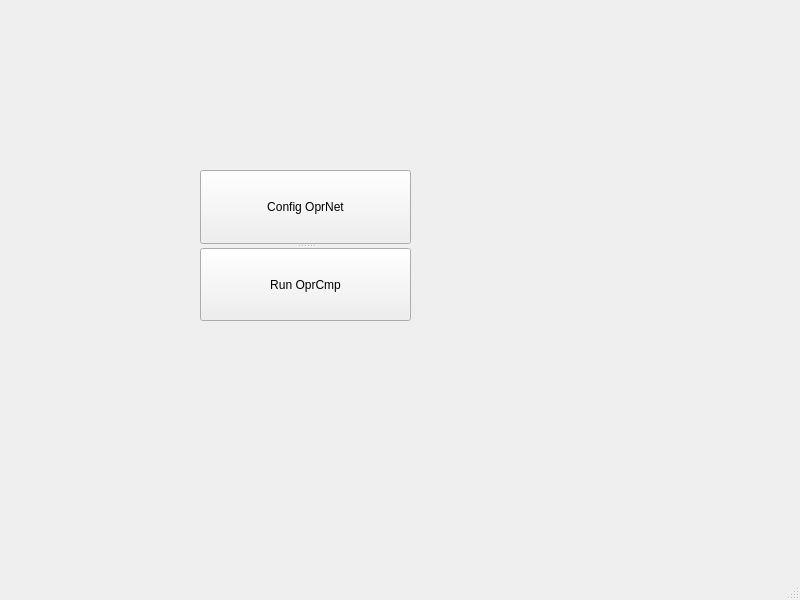
<?xml version="1.0" encoding="UTF-8"?>
<ui version="4.0">
 <class>OprGUI</class>
 <widget class="QMainWindow" name="OprGUI">
  <property name="geometry">
   <rect>
    <x>0</x>
    <y>0</y>
    <width>800</width>
    <height>600</height>
   </rect>
  </property>
  <property name="windowTitle">
   <string>OprGUI</string>
  </property>
  <widget class="QWidget" name="centralwidget">
   <widget class="QSplitter" name="splitter">
    <property name="geometry">
     <rect>
      <x>200</x>
      <y>170</y>
      <width>211</width>
      <height>151</height>
     </rect>
    </property>
    <property name="orientation">
     <enum>Qt::Vertical</enum>
    </property>
    <widget class="QPushButton" name="confOprNet">
     <property name="text">
      <string>Config OprNet</string>
     </property>
    </widget>
    <widget class="QPushButton" name="runOprCmp">
     <property name="text">
      <string>Run OprCmp</string>
     </property>
    </widget>
   </widget>
  </widget>
  <widget class="QMenuBar" name="menubar">
   <property name="geometry">
    <rect>
     <x>0</x>
     <y>0</y>
     <width>800</width>
     <height>18</height>
    </rect>
   </property>
  </widget>
  <widget class="QStatusBar" name="statusbar"/>
 </widget>
 <resources/>
 <connections/>
</ui>
